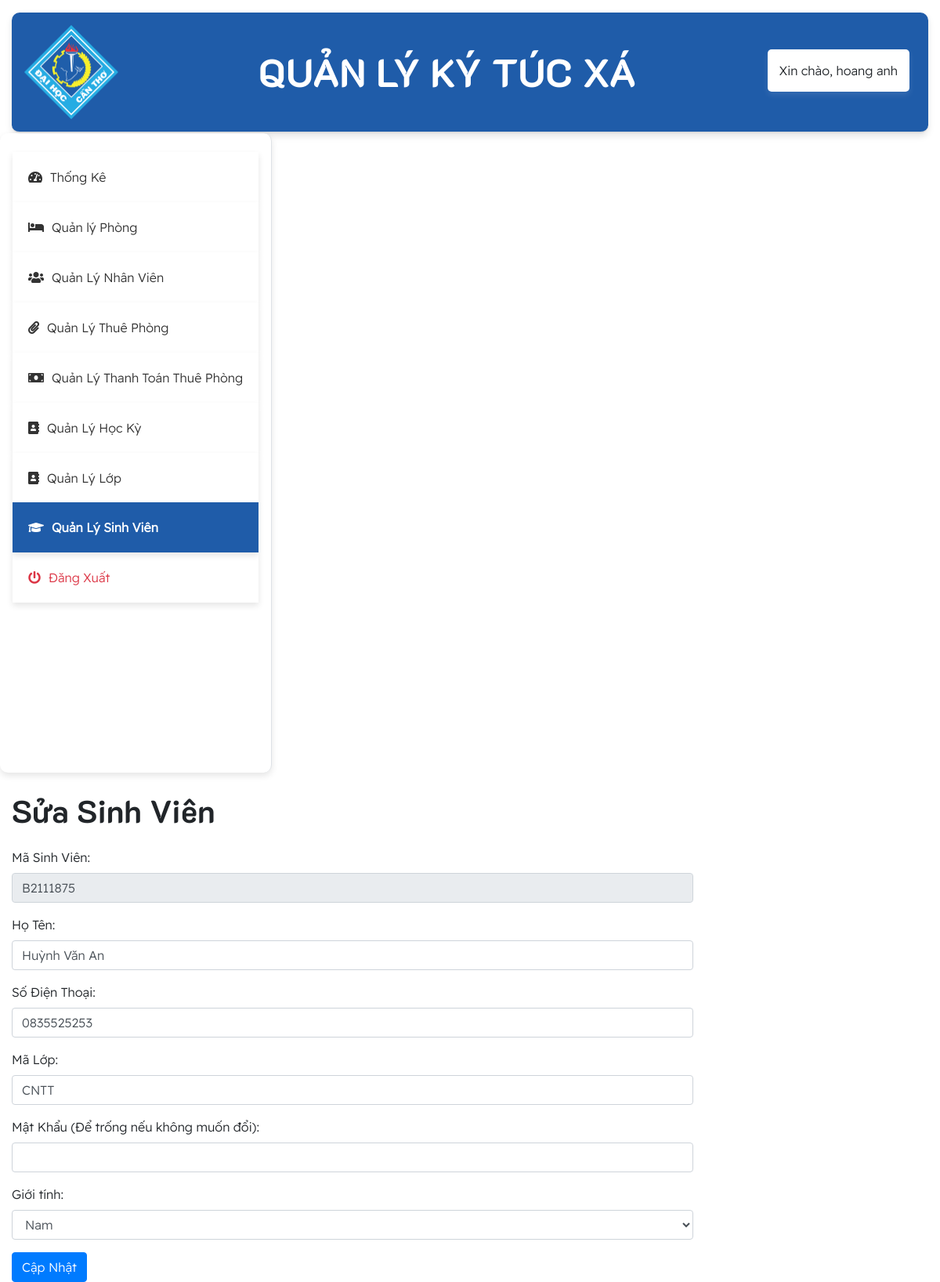
Page /sinhvien/edit/B2111875 (signed in) on the committed database.
### tables this page shows
CREATE TABLE `sinhvien` (
  `ma_sinh_vien` varchar(8) NOT NULL,
  `ho_ten` varchar(100) DEFAULT NULL,
  `gioi_tinh` varchar(3) DEFAULT NULL,
  `so_dien_thoai` varchar(15) DEFAULT NULL,
  `ma_lop` varchar(10) DEFAULT NULL,
  `password` varchar(255) DEFAULT NULL,
  `notification` varchar(255) DEFAULT '',
  PRIMARY KEY (`ma_sinh_vien`),
  KEY `ma_lop` (`ma_lop`),
  CONSTRAINT `sinhvien_ibfk_1` FOREIGN KEY (`ma_lop`) REFERENCES `lop` (`ma_lop`)
);

### app/controllers/SinhVienController.php (called while the page is built, shortened)
<?php
class SinhVienController
{
    private $sinhVienModel;
    public function __construct(PDO $pdo)
    {
        $this->sinhVienModel = new SinhVien($pdo);
    }
    public function edit($id)
    {
        $sinhVien = $this->sinhVienModel->find($id);
        include '../app/views/sinhvien/edit.php';
    }
}

### app/models/SinhVien.php (called while the page is built, shortened)
<?php
class SinhVien
{
    public ?PDO $db;
    public function __construct(?PDO $pdo)
    {
        $this->db = $pdo;
    }
    public function find($ma_sinh_vien): ?SinhVien
    {
        $statement = $this->db->prepare('SELECT * FROM SinhVien WHERE ma_sinh_vien = :ma_sinh_vien');
        $statement->execute(['ma_sinh_vien' => $ma_sinh_vien]);
        if ($row = $statement->fetch()) {
            return $this->fillFromDB($row);
        }
        return null;
    }
    protected function fillFromDB(array $row): SinhVien
    {
        return $this;
    }
}

### app/views/SinhVien/edit.php (the view, shortened to what this page needs)
<!DOCTYPE html>
<html lang="en">
<head>
    <link href="https://stackpath.bootstrapcdn.com/bootstrap/4.5.2/css/bootstrap.min.css" rel="stylesheet">
    <link rel="stylesheet" href="https://cdnjs.cloudflare.com/ajax/libs/font-awesome/5.15.4/css/all.min.css">
    <link rel="stylesheet" type="text/css" href="../../style.css">
</head>
<body>
    <div class="container-fluid mt-3">
        <div class="row">
            <div class="col-md-12">
                <?php include '../app/views/header.php'; ?>
            </div>
        </div>
        <div class="row">
            <div>
                <?php include '../app/views/nav.php'; ?>
            </div>
            <div class="col-md-9">
                <div class="content mt-4">
                    <h1 class="mb-4">Sửa Sinh Viên</h1>
                    <form method="POST" class="form">
                        <div class="form-group">
                            <label for="ma_sinh_vien">Mã Sinh Viên:</label>
                            <input type="text" name="ma_sinh_vien" id="ma_sinh_vien" class="form-control"
                                value="<?= htmlspecialchars($sinhVien->ma_sinh_vien) ?>" readonly>
                        </div>
                        <div class="form-group">
                            <label for="ho_ten">Họ Tên:</label>
                            <input type="text" name="ho_ten" id="ho_ten" class="form-control"
                                value="<?= htmlspecialchars($sinhVien->ho_ten) ?>" required>
                        </div>
                        <div class="form-group">
                            <label for="so_dien_thoai">Số Điện Thoại:</label>
                            <input type="text" name="so_dien_thoai" id="so_dien_thoai" class="form-control"
                                value="<?= htmlspecialchars($sinhVien->so_dien_thoai) ?>" required>
                        </div>
                        <div class="form-group">
                            <label for="ma_lop">Mã Lớp:</label>
                            <input type="text" name="ma_lop" id="ma_lop" class="form-control"
                                value="<?= htmlspecialchars($sinhVien->ma_lop) ?>" required>
                        </div>
                        <div class="form-group">
                            <label for="password">Mật Khẩu (Để trống nếu không muốn đổi):</label>
                            <input type="password" name="password" id="password" class="form-control">
                        </div>
                        <div class="form-group">
                            <label for="gioi_tinh">Giới tính:</label>
                            <select name="gioi_tinh" id="gioi_tinh" class="form-control" required>
                                <option value="nam" <?= $sinhVien->gioi_tinh === 'nam' ? 'selected' : '' ?>>Nam</option>
                            </select>
                        </div>
                        <button type="submit" class="btn btn-primary">Cập Nhật</button>
                    </form>
                </div>
            </div>
        </div>
    </div>
</body>
</html>

### public/style.css (style rules this page uses)
:root { --main-bg-color: #009d63; --main-text-color: #009d63; --second-text-color: #bbbec5; --second-bg-color: #c1efde; }
h1 { font-family: 'CustomFont', sans-serif; }
body { font-family: 'CustomFont1', sans-serif; }

### rows in the picture
sinhvien: ma_sinh_vien "B2111875", ho_ten "Huỳnh Văn An", so_dien_thoai "0835525253", ma_lop "CNTT", gioi_tinh "Nam"

### other values in the picture
$_SESSION['ho_ten'] "hoang anh"
